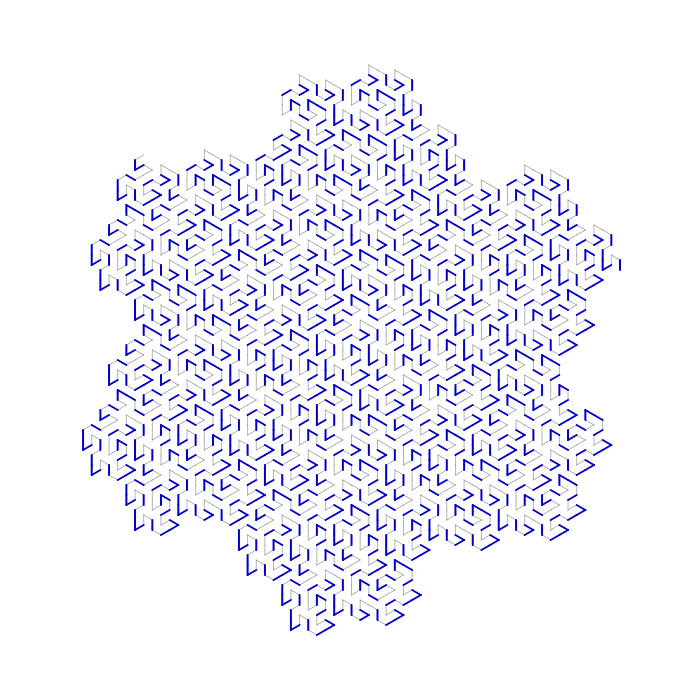
Frame 1 (no input)
Frame 60 (no input): identical to frame 1, image omitted
Frame 120 (the mouse pressed at the canvas centre since frame 60): identical to frame 1, image omitted

The p5.js sketch that drew this single still picture (run headless with seeded random() and noise() and a simulated clock; from frame 60 on, the mouse is pressed at the canvas centre):

// p5.js sketch
// ── sketch.js
//let bigRule = "FF[+FF]-FF";
let premis = "A";
let rules = {
  B: "+A-BB--B-A++A+B",
  A: "A-B--B+A++AA+B-",
};
let bigRule;

// start :F[+F!][-F!]BF*A
// end : F[+F!][-F!]F*AF*F[+F!][-F!]B

let lenght = 100;
let lang = 250;
let angle = 60;

function setup() {
  createCanvas(700, 700);
  angleMode(DEGREES);
  bigRule = resolveRules(premis, rules, 3);
  print(bigRule);
  groteA = random(30, 100);
  groteB = random(100, 200);
}

function draw() {
  background(255);
  translate(620, 270);
  rotate(-90);
  scale(0.1);

  drawShape(bigRule);
  //angle += 0.1;
  //lenght += 0.2;
}

function resolveRules(startRule, rules, depth) {
  let endRule = "";
  for (let c of startRule) {
    if (c in rules) {
      endRule += rules[c];
    } else {
      endRule += c;
    }
  }
  if (depth >= 1) {
    endRule = resolveRules(endRule, rules, depth - 1);
  }
  return endRule;
}

function drawShape(rule) {
  for (c of rule) {
    if (c === "A") {
      //stroke(200, 0, 0);
      strokeWeight(20);
      stroke(0, 0, 200);
      line(0, 0, lenght, 0);
      translate(lenght, 0);
    } else if (c === "+") {
      rotate(angle);
    } else if (c === "-") {
      rotate(-angle);
    } else if (c === "B") {
      strokeWeight(3);
      stroke(0, 0, 0);
      line(0, 0, lenght, 0);
      translate(lenght, 0);
    }
  }
}
